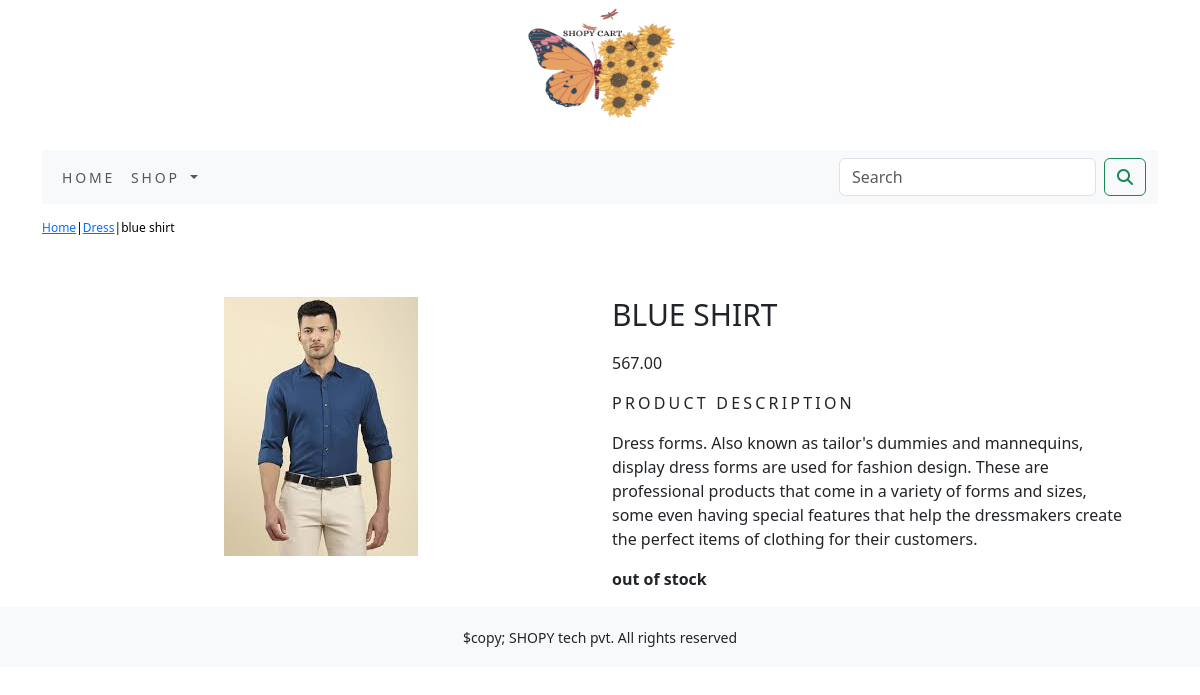
Page /shop/dress/blue-shirt/ on the committed database.
### shop_app/models.py (models this page shows, shortened)
class product(models.Model):
    name=models.CharField(max_length=250,unique=True)
    slug=models.SlugField(max_length=250,unique=True)
    description = models.TextField(blank=True)
    image = models.ImageField(upload_to='product', blank=True)
    price=models.DecimalField(max_digits=10,decimal_places=2)
    category=models.ForeignKey(category,on_delete=models.CASCADE)
    stock=models.IntegerField()
    available=models.BooleanField(default=True)
    created=models.DateTimeField(auto_now_add=True)
    updated=models.DateTimeField(auto_now=True)
    class Meta:
        ordering=('name',)
        verbose_name='product'
        verbose_name_plural='products'

class category(models.Model):
    name=models.CharField(max_length=250,unique=True)
    slug=models.SlugField(max_length=250,unique=True)
    description = models.TextField(blank=True)
    image=models.ImageField(upload_to='category',blank=True)
    class Meta:
        ordering=('name',)
        verbose_name='category'
        verbose_name_plural='categories'
    def get_url(self):
        return reverse('shop_app:products_by_category',args=[self.slug])
    def __str__(self):
        return '{}'.format(self.name)

### shop_app/views.py (the view)
# urls.py: path('<slug:c_slug>/<slug:product_slug>/',views.prodDetail,name='prodDetail')
def prodDetail(request,c_slug,product_slug):
    try:
        products=product.objects.get(category__slug=c_slug,slug=product_slug)
    except Exception as e:
        raise e
    return render(request,'product.html',{'product':products})

### cart_app/context_processors.py (called while the page is built)
def counter(request):
    item_count = 0
    if 'admin' in request.path:
        return {}
    else:
        try:
            cart=Cart.objects.filter(cart_id=_cart_id(request))
            cart_items=CartItem.objects.all().filter(cart=cart[:1])
            for cart_item in cart_items:
                item_count += cart_item.quantity
        except Cart.DoesNotExist:
            item_count = 0
    return dict(item_count=item_count)

### cart_app/views.py (called while the page is built)
def _cart_id(request):
    cart=request.session.session_key
    if not cart:
        cart=request.session.create()
    return cart

### shop_app/context_processors.py (called while the page is built)
def menu_links(request):
    links=category.objects.all()
    return dict(links=links)

### templates/product.html (shortened to what this page needs)
{% extends 'base.html' %}
{% load static %}
{% block content %}
<div class="row my_prod_row_class" >
    <div class="mx_auto">
        <p>
            <a href="{% url 'shop_app:allProdCat' %}">Home</a>|<a href="{{product.category.get_url}}">{{product.category}}</a>|{{product.name}}
        </p>
    </div>
</div>
<br>
<div class="container">
<div class="row">
    <div class="col-12 col-sm-12 col-md-12 col-lg-6 text-center">
<div style="min-width:18rem;">
    <img src="{{product.image.url}}" alt="{{product.name}}">
</div>
    </div>
    <div class="col-md col-sm-12 col-md-12 col-lg-6">
        <h1 class="my_prod_title">{{product.name}}</h1>
        <p>{{product.price}}</p>
        <p class="my_title">Product Description</p>
        <p class="text-justify my_prod_text">{{product.description}}</p>
        {% if product.stock <= 0 %}
        <p class="text-justify my_prod_text"><b>out of stock </b></p>
        {% else %}
        <a href="{% url 'cart_app:add_cart' product.id %}" class="btn btn-secondary">Add to cart</a>
        {% endif %}
    </div>
</div>
</div>
{% endblock %}

### static/css/custom.css (style rules this page uses)
body { font family:'Roboto', sans-serif; }
.my_title { font-size:16px; text-transform:uppercase; letter-spacing:.2em; }
.my_prod_row_class { padding-top:15px; padding-bottom:20px; }
.my_prod_row_class .mx_auto { color:#000; font-size:12px; text-decoration:none; }
.my_prod_title { font-size:30px; text-transform:uppercase; letter-spacing.2em; padding-top:0px; padding-bottom:10px; }
.my_prod_text { padding-right:20px; }

### rows in the picture
product: category "Dress", name "blue shirt", image (picture), name "BLUE SHIRT", price "567.00", description "Dress forms. Also known as tailor's dummies and mannequins, display dress forms are used for fashion design. These are professional products that come in a variety of forms and sizes, some even having special features that help the dressmakers create the perfect items of clothing for their customers."
